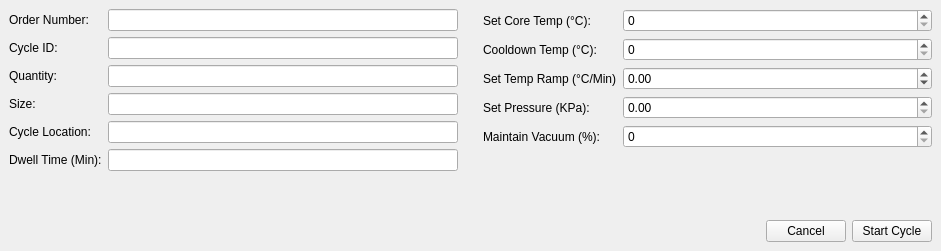
<?xml version="1.0" encoding="UTF-8"?>
<ui version="4.0">
 <class>CycleStart</class>
 <widget class="QMainWindow" name="CycleStart">
  <property name="geometry">
   <rect>
    <x>0</x>
    <y>0</y>
    <width>941</width>
    <height>251</height>
   </rect>
  </property>
  <property name="windowTitle">
   <string>Start New Cycle</string>
  </property>
  <widget class="QWidget" name="centralwidget">
   <layout class="QGridLayout" name="gridLayout">
    <item row="0" column="0">
     <layout class="QHBoxLayout" name="horizontalLayout_2">
      <item>
       <layout class="QFormLayout" name="formLayout">
        <item row="0" column="0">
         <widget class="QLabel" name="orderNumberLabel">
          <property name="text">
           <string>Order Number:</string>
          </property>
         </widget>
        </item>
        <item row="0" column="1">
         <widget class="QLineEdit" name="orderNumberLineEdit">
          <property name="sizePolicy">
           <sizepolicy hsizetype="Expanding" vsizetype="Expanding">
            <horstretch>0</horstretch>
            <verstretch>0</verstretch>
           </sizepolicy>
          </property>
         </widget>
        </item>
        <item row="1" column="0">
         <widget class="QLabel" name="cycleIDLabel">
          <property name="text">
           <string>Cycle ID:</string>
          </property>
         </widget>
        </item>
        <item row="1" column="1">
         <widget class="QLineEdit" name="cycleIDLineEdit">
          <property name="sizePolicy">
           <sizepolicy hsizetype="Expanding" vsizetype="Expanding">
            <horstretch>0</horstretch>
            <verstretch>0</verstretch>
           </sizepolicy>
          </property>
         </widget>
        </item>
        <item row="2" column="0">
         <widget class="QLabel" name="quantityLabel">
          <property name="text">
           <string>Quantity:</string>
          </property>
         </widget>
        </item>
        <item row="2" column="1">
         <widget class="QLineEdit" name="quantityLineEdit"/>
        </item>
        <item row="3" column="0">
         <widget class="QLabel" name="sizeLabel">
          <property name="text">
           <string>Size:</string>
          </property>
         </widget>
        </item>
        <item row="3" column="1">
         <widget class="QLineEdit" name="sizeLineEdit">
          <property name="sizePolicy">
           <sizepolicy hsizetype="Expanding" vsizetype="Expanding">
            <horstretch>0</horstretch>
            <verstretch>0</verstretch>
           </sizepolicy>
          </property>
         </widget>
        </item>
        <item row="4" column="0">
         <widget class="QLabel" name="cycleLocationLabel">
          <property name="text">
           <string>Cycle Location:</string>
          </property>
         </widget>
        </item>
        <item row="4" column="1">
         <widget class="QLineEdit" name="cycleLocationLineEdit">
          <property name="sizePolicy">
           <sizepolicy hsizetype="Expanding" vsizetype="Expanding">
            <horstretch>0</horstretch>
            <verstretch>0</verstretch>
           </sizepolicy>
          </property>
         </widget>
        </item>
        <item row="5" column="0">
         <widget class="QLabel" name="dwellTimeLabel">
          <property name="text">
           <string>Dwell Time (Min):</string>
          </property>
         </widget>
        </item>
        <item row="5" column="1">
         <widget class="QLineEdit" name="dwellTimeLineEdit">
          <property name="sizePolicy">
           <sizepolicy hsizetype="Expanding" vsizetype="Expanding">
            <horstretch>0</horstretch>
            <verstretch>0</verstretch>
           </sizepolicy>
          </property>
         </widget>
        </item>
       </layout>
      </item>
      <item>
       <spacer name="horizontalSpacer_2">
        <property name="orientation">
         <enum>Qt::Horizontal</enum>
        </property>
        <property name="sizeType">
         <enum>QSizePolicy::Fixed</enum>
        </property>
        <property name="sizeHint" stdset="0">
         <size>
          <width>19</width>
          <height>20</height>
         </size>
        </property>
       </spacer>
      </item>
      <item>
       <layout class="QFormLayout" name="formLayout_2">
        <property name="fieldGrowthPolicy">
         <enum>QFormLayout::AllNonFixedFieldsGrow</enum>
        </property>
        <item row="0" column="0">
         <widget class="QLabel" name="tempSetpointLabel">
          <property name="text">
           <string>Set Core Temp (°C):</string>
          </property>
         </widget>
        </item>
        <item row="0" column="1">
         <widget class="QSpinBox" name="tempSetpointSpinBox">
          <property name="sizePolicy">
           <sizepolicy hsizetype="Expanding" vsizetype="Preferred">
            <horstretch>0</horstretch>
            <verstretch>0</verstretch>
           </sizepolicy>
          </property>
          <property name="locale">
           <locale language="English" country="UnitedStates"/>
          </property>
          <property name="maximum">
           <number>10000</number>
          </property>
         </widget>
        </item>
        <item row="1" column="0">
         <widget class="QLabel" name="cooldownTempLabel">
          <property name="text">
           <string>Cooldown Temp (°C):</string>
          </property>
         </widget>
        </item>
        <item row="1" column="1">
         <widget class="QSpinBox" name="cooldownTempSpinBox">
          <property name="sizePolicy">
           <sizepolicy hsizetype="Minimum" vsizetype="Preferred">
            <horstretch>0</horstretch>
            <verstretch>0</verstretch>
           </sizepolicy>
          </property>
          <property name="locale">
           <locale language="English" country="UnitedStates"/>
          </property>
          <property name="maximum">
           <number>10000</number>
          </property>
         </widget>
        </item>
        <item row="2" column="0">
         <widget class="QLabel" name="setTempRampLabel">
          <property name="text">
           <string>Set Temp Ramp (°C/Min)</string>
          </property>
         </widget>
        </item>
        <item row="2" column="1">
         <widget class="QDoubleSpinBox" name="setTempRampLineDoubleSpinBox">
          <property name="sizePolicy">
           <sizepolicy hsizetype="Minimum" vsizetype="Preferred">
            <horstretch>0</horstretch>
            <verstretch>0</verstretch>
           </sizepolicy>
          </property>
          <property name="locale">
           <locale language="English" country="UnitedStates"/>
          </property>
          <property name="minimum">
           <double>-100.000000000000000</double>
          </property>
          <property name="maximum">
           <double>1000.000000000000000</double>
          </property>
         </widget>
        </item>
        <item row="3" column="0">
         <widget class="QLabel" name="setPressureLabel">
          <property name="text">
           <string>Set Pressure (KPa):</string>
          </property>
         </widget>
        </item>
        <item row="3" column="1">
         <widget class="QDoubleSpinBox" name="setPressureKPaDoubleSpinBox">
          <property name="sizePolicy">
           <sizepolicy hsizetype="Minimum" vsizetype="Preferred">
            <horstretch>0</horstretch>
            <verstretch>0</verstretch>
           </sizepolicy>
          </property>
          <property name="locale">
           <locale language="English" country="UnitedStates"/>
          </property>
          <property name="maximum">
           <double>1000000.000000000000000</double>
          </property>
         </widget>
        </item>
        <item row="4" column="0">
         <widget class="QLabel" name="maintainVacuumLabel">
          <property name="text">
           <string>Maintain Vacuum (%):</string>
          </property>
         </widget>
        </item>
        <item row="4" column="1">
         <widget class="QSpinBox" name="maintainVacuumSpinBox">
          <property name="sizePolicy">
           <sizepolicy hsizetype="Minimum" vsizetype="Preferred">
            <horstretch>0</horstretch>
            <verstretch>0</verstretch>
           </sizepolicy>
          </property>
          <property name="locale">
           <locale language="English" country="UnitedStates"/>
          </property>
          <property name="maximum">
           <number>100</number>
          </property>
         </widget>
        </item>
       </layout>
      </item>
     </layout>
    </item>
    <item row="1" column="0">
     <spacer name="verticalSpacer">
      <property name="orientation">
       <enum>Qt::Vertical</enum>
      </property>
      <property name="sizeHint" stdset="0">
       <size>
        <width>20</width>
        <height>123</height>
       </size>
      </property>
     </spacer>
    </item>
    <item row="2" column="0">
     <layout class="QHBoxLayout" name="horizontalLayout">
      <item>
       <spacer name="horizontalSpacer">
        <property name="orientation">
         <enum>Qt::Horizontal</enum>
        </property>
        <property name="sizeHint" stdset="0">
         <size>
          <width>40</width>
          <height>20</height>
         </size>
        </property>
       </spacer>
      </item>
      <item>
       <widget class="QPushButton" name="cancelPushButton">
        <property name="text">
         <string>Cancel</string>
        </property>
       </widget>
      </item>
      <item>
       <widget class="QPushButton" name="startPushButton">
        <property name="text">
         <string>Start Cycle</string>
        </property>
       </widget>
      </item>
     </layout>
    </item>
   </layout>
  </widget>
 </widget>
 <resources/>
 <connections/>
</ui>
